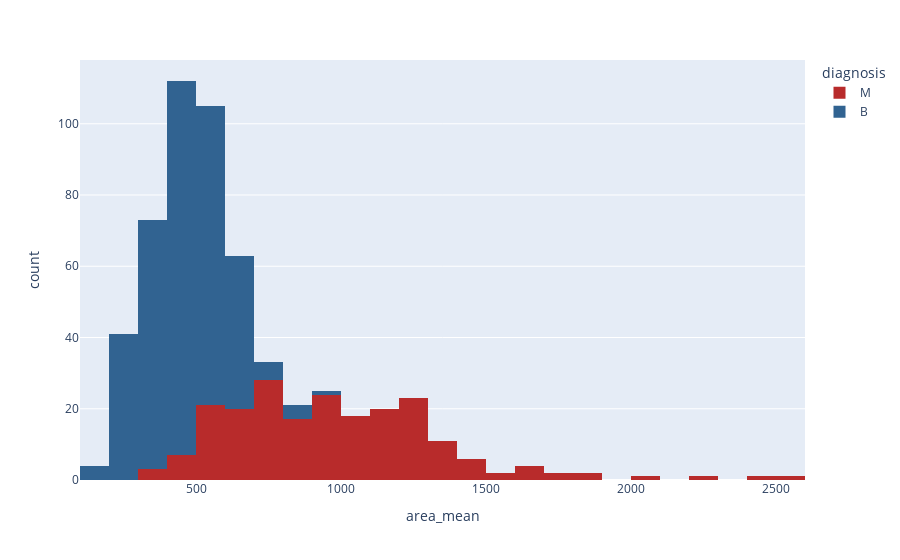

The code cell stored with this chart in its notebook:
### Code cell
px.histogram(data_frame=df, x='area_mean', color='diagnosis', color_discrete_sequence=('#B82B2B', '#316391'))

### Figure 1 — Plotly figure (JSON) as saved in the notebook; plotly's stock layout.template omitted (floating-point values rounded to 4 significant figures; data arrays with more than 128 entries replaced by an {"elided": "..."} marker saying what was removed)
{"data": [{"alignmentgroup": "True", "bingroup": "x", "hovertemplate": "diagnosis=M<br>area_mean=%{x}<br>count=%{y}<extra></extra>", "legendgroup": "M", "marker": {"color": "#B82B2B", "pattern": {"shape": ""}}, "name": "M", "offsetgroup": "M", "orientation": "v", "showlegend": true, "type": "histogram", "x": {"elided": "212 float values"}, "xaxis": "x", "yaxis": "y"}, {"alignmentgroup": "True", "bingroup": "x", "hovertemplate": "diagnosis=B<br>area_mean=%{x}<br>count=%{y}<extra></extra>", "legendgroup": "B", "marker": {"color": "#316391", "pattern": {"shape": ""}}, "name": "B", "offsetgroup": "B", "orientation": "v", "showlegend": true, "type": "histogram", "x": {"elided": "357 float values"}, "xaxis": "x", "yaxis": "y"}], "layout": {"autosize": true, "barmode": "relative", "legend": {"title": {"text": "diagnosis"}, "tracegroupgap": 0}, "margin": {"t": 60}, "xaxis": {"anchor": "y", "autorange": true, "domain": [0, 1], "range": [100, 2600], "title": {"text": "area_mean"}, "type": "linear"}, "yaxis": {"anchor": "x", "autorange": true, "domain": [0, 1], "range": [0, 117.9], "title": {"text": "count"}}}}
